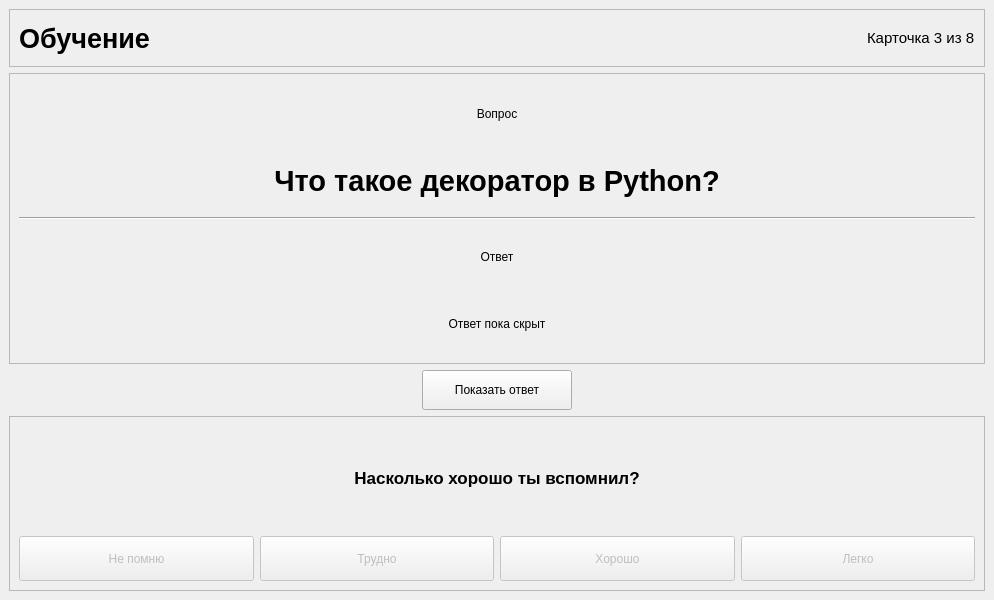
<?xml version="1.0" encoding="UTF-8"?>
<ui version="4.0">
 <class>MainWindow</class>
 <widget class="QMainWindow" name="MainWindow">
  <property name="geometry">
   <rect>
    <x>0</x>
    <y>0</y>
    <width>994</width>
    <height>600</height>
   </rect>
  </property>
  <property name="windowTitle">
   <string>MainWindow</string>
  </property>
  <widget class="QWidget" name="centralwidget">
   <layout class="QVBoxLayout" name="verticalLayout" stretch="1,5,0,3">
    <item>
     <widget class="QFrame" name="top_frame">
      <property name="frameShape">
       <enum>QFrame::Shape::StyledPanel</enum>
      </property>
      <property name="frameShadow">
       <enum>QFrame::Shadow::Raised</enum>
      </property>
      <layout class="QHBoxLayout" name="horizontalLayout">
       <item>
        <widget class="QLabel" name="titleLabel">
         <property name="sizePolicy">
          <sizepolicy hsizetype="Expanding" vsizetype="Preferred">
           <horstretch>0</horstretch>
           <verstretch>0</verstretch>
          </sizepolicy>
         </property>
         <property name="font">
          <font>
           <pointsize>20</pointsize>
           <bold>true</bold>
          </font>
         </property>
         <property name="text">
          <string>Обучение</string>
         </property>
        </widget>
       </item>
       <item>
        <widget class="QLabel" name="label_2">
         <property name="font">
          <font>
           <pointsize>11</pointsize>
          </font>
         </property>
         <property name="text">
          <string>Карточка 3 из 8</string>
         </property>
        </widget>
       </item>
      </layout>
     </widget>
    </item>
    <item>
     <widget class="QFrame" name="questionFrame">
      <property name="frameShape">
       <enum>QFrame::Shape::StyledPanel</enum>
      </property>
      <property name="frameShadow">
       <enum>QFrame::Shadow::Raised</enum>
      </property>
      <layout class="QVBoxLayout" name="verticalLayout_2">
       <item>
        <widget class="QLabel" name="questionCaptionLabel">
         <property name="text">
          <string>Вопрос</string>
         </property>
         <property name="alignment">
          <set>Qt::AlignmentFlag::AlignCenter</set>
         </property>
        </widget>
       </item>
       <item>
        <widget class="QLabel" name="questionLabel">
         <property name="font">
          <font>
           <pointsize>22</pointsize>
           <bold>true</bold>
          </font>
         </property>
         <property name="text">
          <string>Что такое декоратор в Python?</string>
         </property>
         <property name="alignment">
          <set>Qt::AlignmentFlag::AlignCenter</set>
         </property>
        </widget>
       </item>
       <item>
        <widget class="Line" name="line">
         <property name="orientation">
          <enum>Qt::Orientation::Horizontal</enum>
         </property>
        </widget>
       </item>
       <item>
        <widget class="QLabel" name="answerCaptionLabel">
         <property name="text">
          <string>Ответ</string>
         </property>
         <property name="alignment">
          <set>Qt::AlignmentFlag::AlignCenter</set>
         </property>
        </widget>
       </item>
       <item>
        <widget class="QLabel" name="answerLabel">
         <property name="text">
          <string>Ответ пока скрыт</string>
         </property>
         <property name="alignment">
          <set>Qt::AlignmentFlag::AlignCenter</set>
         </property>
        </widget>
       </item>
      </layout>
     </widget>
    </item>
    <item>
     <layout class="QHBoxLayout" name="horizontalLayout_3">
      <item>
       <spacer name="horizontalSpacer">
        <property name="orientation">
         <enum>Qt::Orientation::Horizontal</enum>
        </property>
        <property name="sizeHint" stdset="0">
         <size>
          <width>40</width>
          <height>20</height>
         </size>
        </property>
       </spacer>
      </item>
      <item>
       <widget class="QPushButton" name="showAnswerButton">
        <property name="minimumSize">
         <size>
          <width>150</width>
          <height>40</height>
         </size>
        </property>
        <property name="maximumSize">
         <size>
          <width>200</width>
          <height>16777215</height>
         </size>
        </property>
        <property name="text">
         <string>Показать ответ</string>
        </property>
       </widget>
      </item>
      <item>
       <spacer name="horizontalSpacer_2">
        <property name="orientation">
         <enum>Qt::Orientation::Horizontal</enum>
        </property>
        <property name="sizeHint" stdset="0">
         <size>
          <width>40</width>
          <height>20</height>
         </size>
        </property>
       </spacer>
      </item>
     </layout>
    </item>
    <item>
     <widget class="QFrame" name="ratingFrame">
      <property name="frameShape">
       <enum>QFrame::Shape::StyledPanel</enum>
      </property>
      <property name="frameShadow">
       <enum>QFrame::Shadow::Raised</enum>
      </property>
      <layout class="QVBoxLayout" name="verticalLayout_3">
       <item>
        <widget class="QLabel" name="ratingLabel">
         <property name="font">
          <font>
           <pointsize>13</pointsize>
           <bold>true</bold>
          </font>
         </property>
         <property name="text">
          <string>Насколько хорошо ты вспомнил?</string>
         </property>
         <property name="alignment">
          <set>Qt::AlignmentFlag::AlignCenter</set>
         </property>
        </widget>
       </item>
       <item>
        <layout class="QHBoxLayout" name="horizontalLayout_2">
         <item>
          <widget class="QPushButton" name="againButton">
           <property name="enabled">
            <bool>false</bool>
           </property>
           <property name="sizePolicy">
            <sizepolicy hsizetype="Expanding" vsizetype="Fixed">
             <horstretch>0</horstretch>
             <verstretch>0</verstretch>
            </sizepolicy>
           </property>
           <property name="minimumSize">
            <size>
             <width>0</width>
             <height>45</height>
            </size>
           </property>
           <property name="text">
            <string>Не помню</string>
           </property>
          </widget>
         </item>
         <item>
          <widget class="QPushButton" name="hardButton">
           <property name="enabled">
            <bool>false</bool>
           </property>
           <property name="sizePolicy">
            <sizepolicy hsizetype="Expanding" vsizetype="Fixed">
             <horstretch>0</horstretch>
             <verstretch>0</verstretch>
            </sizepolicy>
           </property>
           <property name="minimumSize">
            <size>
             <width>0</width>
             <height>45</height>
            </size>
           </property>
           <property name="text">
            <string>Трудно</string>
           </property>
          </widget>
         </item>
         <item>
          <widget class="QPushButton" name="goodButton">
           <property name="enabled">
            <bool>false</bool>
           </property>
           <property name="sizePolicy">
            <sizepolicy hsizetype="Expanding" vsizetype="Fixed">
             <horstretch>0</horstretch>
             <verstretch>0</verstretch>
            </sizepolicy>
           </property>
           <property name="minimumSize">
            <size>
             <width>0</width>
             <height>45</height>
            </size>
           </property>
           <property name="text">
            <string>Хорошо</string>
           </property>
          </widget>
         </item>
         <item>
          <widget class="QPushButton" name="easyButton">
           <property name="enabled">
            <bool>false</bool>
           </property>
           <property name="sizePolicy">
            <sizepolicy hsizetype="Expanding" vsizetype="Fixed">
             <horstretch>0</horstretch>
             <verstretch>0</verstretch>
            </sizepolicy>
           </property>
           <property name="minimumSize">
            <size>
             <width>0</width>
             <height>45</height>
            </size>
           </property>
           <property name="text">
            <string>Легко</string>
           </property>
          </widget>
         </item>
        </layout>
       </item>
      </layout>
     </widget>
    </item>
   </layout>
  </widget>
 </widget>
 <resources/>
 <connections/>
</ui>
